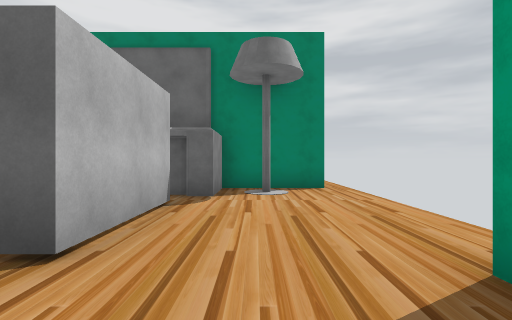
[1] (above)

18 first-person views from a walk through a 3-D level made in the Unity game engine. The camera is 1.4 m above the floor, looks level and sees 85° across. The floor is counted in squares, 2 m on a side. Each view is taken from the middle of a square. On the plan, view 1 faces up. The plan holds only what a view shows up to about 9 squares ahead; the rest is blank. The place goes on beyond the plan.

[2]
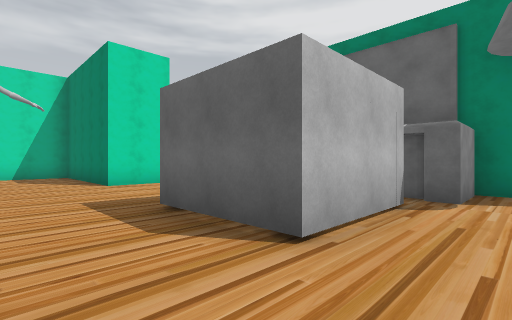

[3]
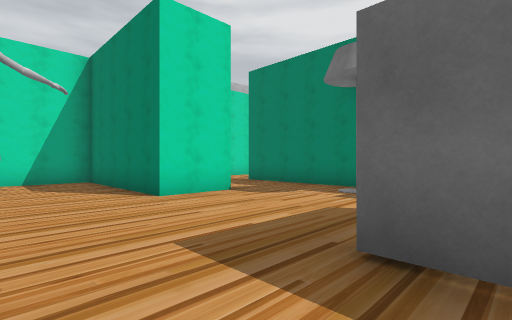

[4]
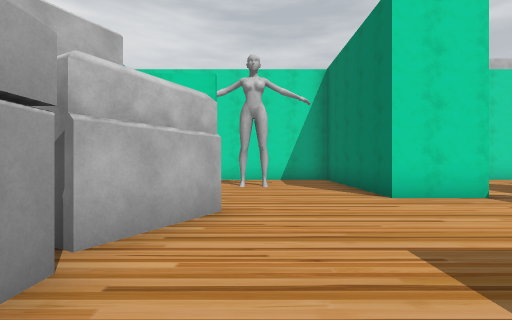

[5]
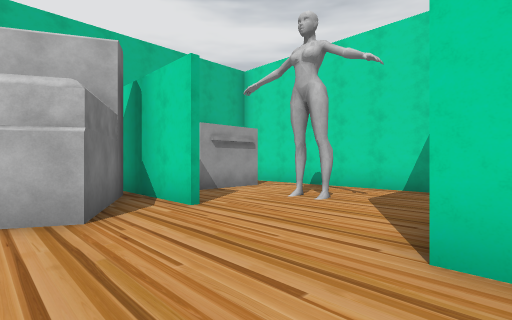

[6]
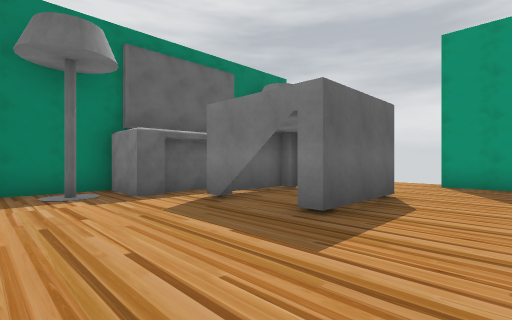

[7]
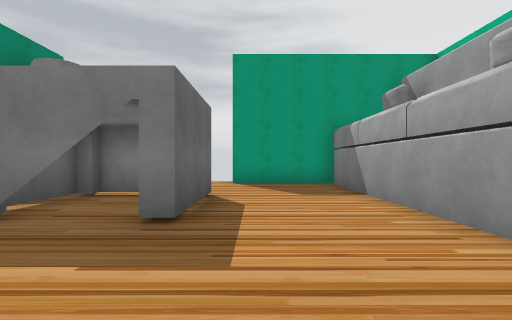

[8]
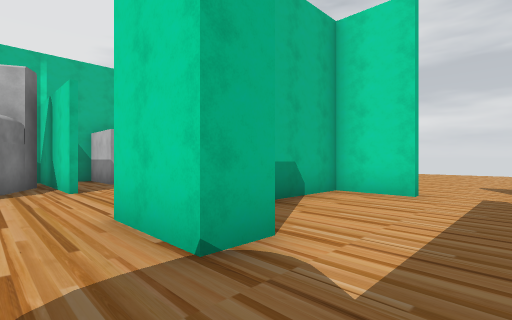

[9]
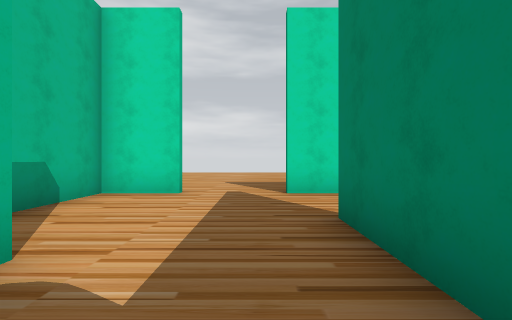

[10]
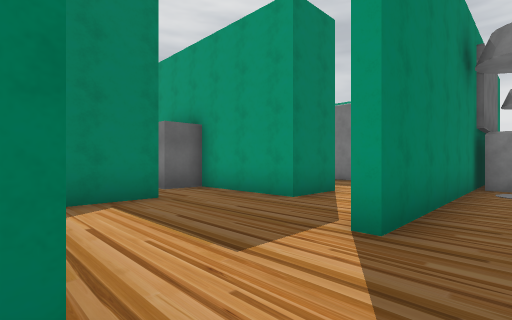

[11]
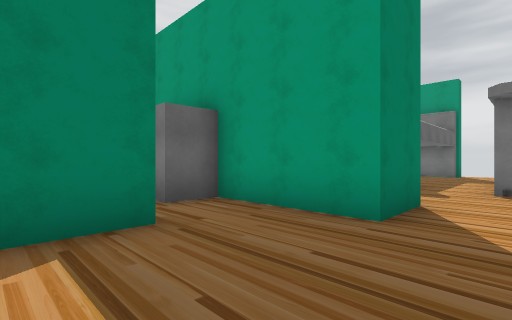

[12]
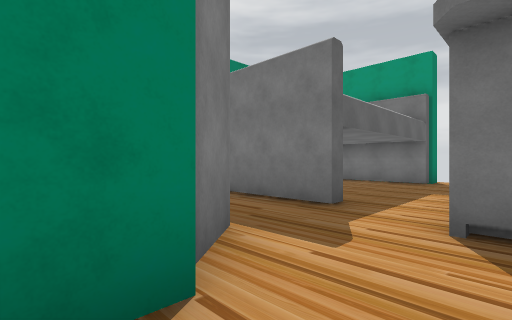

[13]
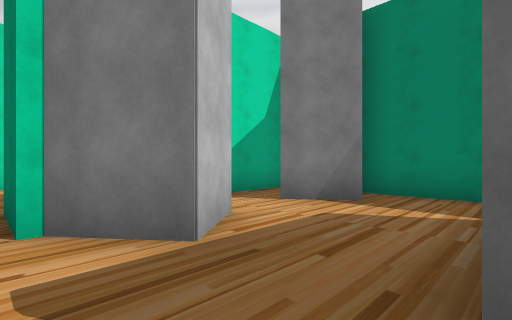

[14]
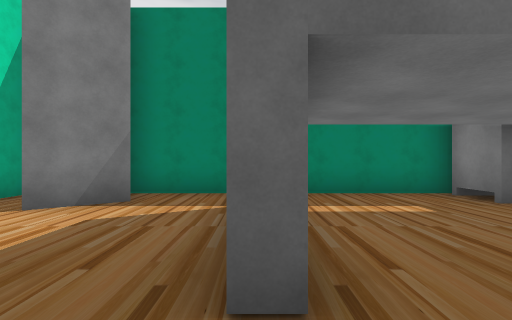

[15]
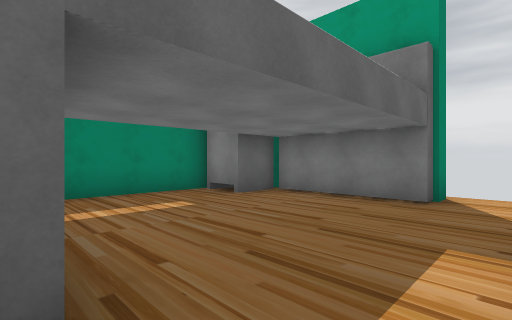

[16]
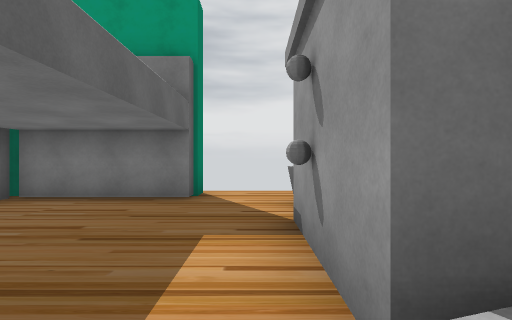

[17]
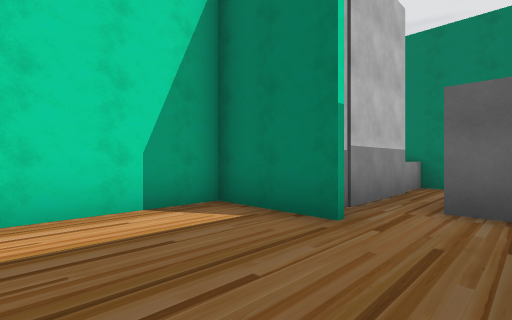

[18]
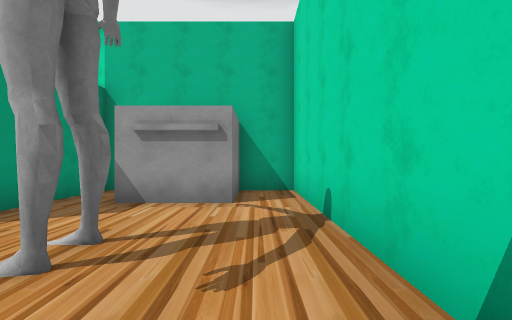

### Floor plan
Key: @ floor where view 1 was taken; # wall or solid block; . floor; L lamp.
Columns run from 18 left of view 1 to 2 right of it. Each row starts with its distance up from view 1.
 15          ##########
 14         ##.##. ...###
 13        ###.#..#....#
 12        #.#....#....#
 11      ###.# #..#....##
 10      #...# #........#
  9      #...###.........
  8      #.......###### .
  7   ...#..############.
  6   ..........L#####L..
  5 .....................
  4 .....#...##...####...
  3      ######...####...
  2      #........####...
  1      #.............#
  0      #.#..........@#
 -1      #...#.##.######
 -2      #...#.####
 -3      #.#####
 -4      #.##
 -5      ###

Where each view was taken, in squares from view 1:
view 1: 0 up, 0 right, facing up
view 2: 0 up, 0 right, facing up-left
view 3: 0 up, 3 left, facing up-left
view 4: 0 up, 3 left, facing left
view 5: 3 up, 6 left, facing down-left
view 6: 0 up, 7 left, facing up-right
view 7: 1 up, 7 left, facing right
view 8: 6 up, 7 left, facing down-left
view 9: 6 up, 7 left, facing left
view 10: 6 up, 13 left, facing up-right
view 11: 8 up, 12 left, facing up-right
view 12: 8 up, 8 left, facing up-right
view 13: 9 up, 4 left, facing up-left
view 14: 9 up, 4 left, facing up
view 15: 9 up, 4 left, facing up-right
view 16: 9 up, 4 left, facing right
view 17: 8 up, 9 left, facing up-left
view 18: 2 up, 12 left, facing down
